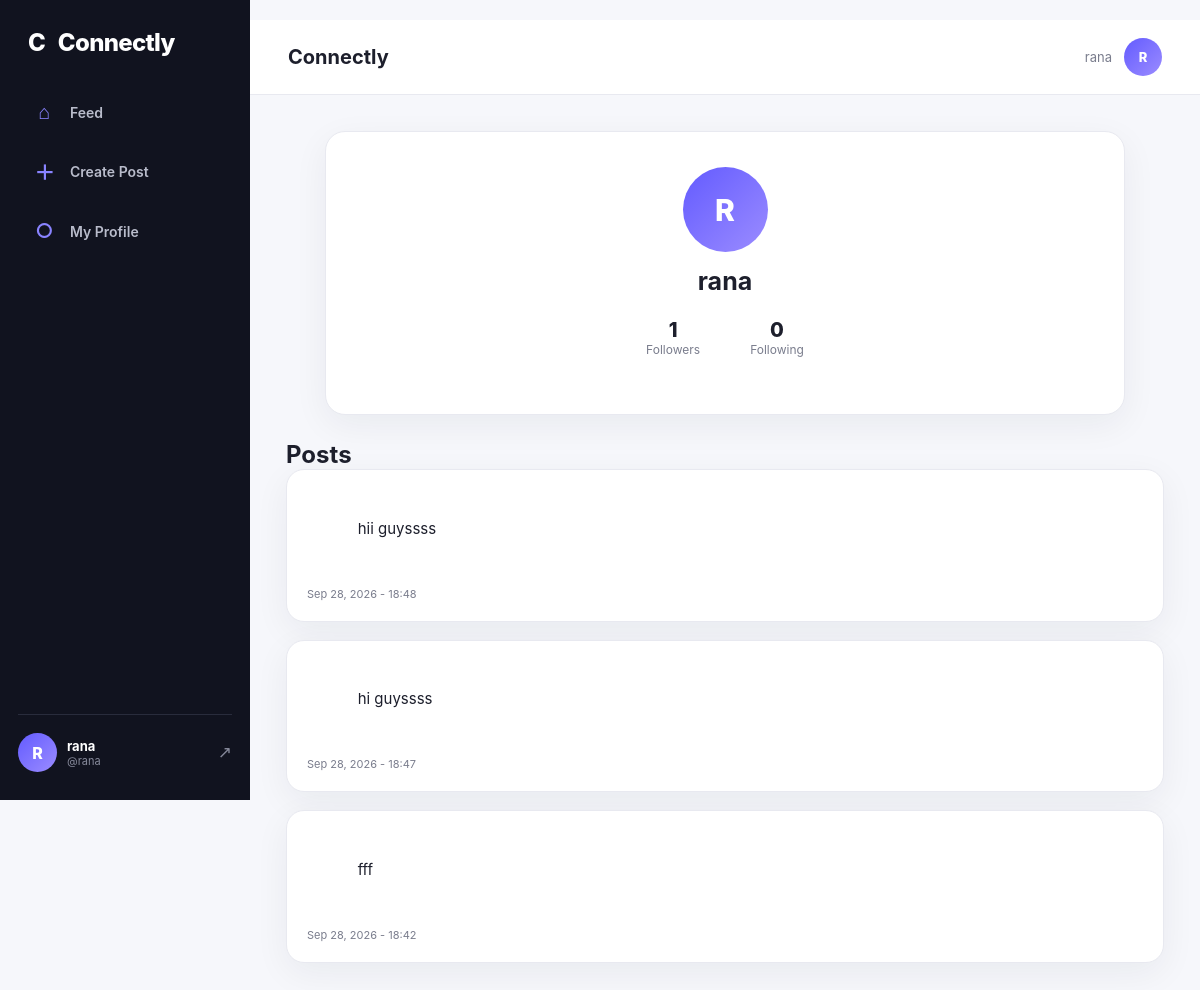
/profile/ (signed in), run on the app's committed database.
### posts/models.py (models this page shows, shortened)
class Post(models.Model):
    user = models.ForeignKey(
        User,
        on_delete=models.CASCADE
    )
    content = models.TextField()
    created_at = models.DateTimeField(
        auto_now_add=True
    )

### accounts/views.py (the view)
@login_required
def profile(request, username=None):
    if username:
        profile_user = get_object_or_404(
            User,
            username=username
        )
    else:
        profile_user = request.user
    posts = Post.objects.filter(
        user=profile_user
    ).order_by("-created_at")
    followers_count = Follow.objects.filter(
        following=profile_user
    ).count()
    following_count = Follow.objects.filter(
        follower=profile_user
    ).count()
    is_own_profile = (
        request.user == profile_user
    )
    is_following = False
    if not is_own_profile:
        is_following = Follow.objects.filter(
            follower=request.user,
            following=profile_user
        ).exists()
    return render(
        request,
        "accounts/profile.html",
        {
            "profile_user": profile_user,
            "posts": posts,
            "followers_count": followers_count,
            "following_count": following_count,
            "is_own_profile": is_own_profile,
            "is_following": is_following,
        }
    )

### accounts/templates/accounts/profile.html (shortened to what this page needs)
﻿{% extends "base.html" %}
{% block content %}
<section class="profile-card">
    <div class="profile-avatar">
        {{ profile_user.username|first|upper }}
    </div>
    <h1 class="profile-name">
        {{ profile_user.username }}
    </h1>
    <div class="profile-stats">
        <div>
            <span class="stat-number">
                {{ followers_count }}
            </span>
            <span class="stat-label">
                Followers
            </span>
        </div>
        <div>
            <span class="stat-number">
                {{ following_count }}
            </span>
            <span class="stat-label">
                Following
            </span>
        </div>
    </div>
</section>
<div class="page-header">
    <h2>Posts</h2>
</div>
{% for post in posts %}
    <article class="post-card">
        <div class="post-content">
            {{ post.content }}
        </div>
        <span class="post-date">
            {{ post.created_at|date:"M d, Y - H:i" }}
        </span>
    </article>
{% empty %}
    <div class="empty-state">
        <p>No posts yet.</p>
    </div>
{% endfor %}
{% endblock %}

### templates/base.html (shortened to what this page needs)
﻿{% load static %}
<!DOCTYPE html>
<html lang="en">
<head>
    <link
        rel="stylesheet"
        href="{% static 'css/style.css' %}"
    >
</head>
<body>
<div class="app-layout">
    {% if user.is_authenticated %}
    <aside class="sidebar">
        <div>
            <a
                href="{% url 'feed' %}"
                class="logo"
            >
                C
                <span>Connectly</span>
            </a>
            <nav class="sidebar-nav">
                <a href="{% url 'feed' %}">
                    <span class="nav-icon">⌂</span>
                    Feed
                </a>
                <a href="{% url 'create_post' %}">
                    <span class="nav-icon">＋</span>
                    Create Post
                </a>
                <a href="{% url 'profile' %}">
                    <span class="nav-icon">○</span>
                    My Profile
                </a>
            </nav>
        </div>
        <div class="sidebar-user">
            <div class="mini-avatar">
                {{ user.username|first|upper }}
            </div>
            <div class="sidebar-user-info">
                <strong>
                    {{ user.username }}
                </strong>
                <span>
                    @{{ user.username }}
                </span>
            </div>
            <form
                method="POST"
                action="{% url 'logout' %}"
            >
                <button
                    type="submit"
                    class="logout-icon"
                    title="Logout"
                >
                    ↗
                </button>
            </form>
        </div>
    </aside>
    {% endif %}
    <div class="main-area">
        {% if user.is_authenticated %}
        <header class="topbar">
            <h2>
                {% block page_heading %}
                Connectly
                {% endblock %}
            </h2>
            <div class="topbar-profile">
                <span>
                    {{ user.username }}
                </span>
                <a
                    href="{% url 'profile' %}"
                    class="top-avatar"
                >
                    {{ user.username|first|upper }}
                </a>
            </div>
        </header>
        {% endif %}
        <main class="page-content">
            {% block content %}
            {% endblock %}
        </main>
    </div>
</div>
</body>
</html>

### accounts/static/css/style.css (style rules this page uses)
* { margin: 0; padding: 0; box-sizing: border-box; }
:root { --primary: #635bff; --primary-hover: #5148e5; --primary-soft: #efefff; --sidebar: #11131f; --sidebar-hover: #202334; --background: #f6f7fb; --surface: #ffffff; --text: #1d1f2c; --muted: #7a7d8d; --border: #e8e9f0; --danger: #ef4444; --shadow: 0 10px 35px rgba(24, 27, 45, 0.06); }
body { font-family: Inter, -apple-system, BlinkMacSystemFont, "Segoe UI", sans-serif; background: var(--background); color: var(--text); min-height: 100vh; }
.app-layout { display: flex; min-height: 100vh; }
.sidebar { width: 250px; min-height: 100vh; background: var(--sidebar); padding: 28px 18px; position: fixed; left: 0; top: 0; display: flex; flex-direction: column; justify-content: space-between; color: white; }
.logo { display: flex; align-items: center; gap: 12px; color: white; text-decoration: none; font-size: 24px; font-weight: 800; padding: 0 10px 30px; }
.logo:first-letter { color: var(--primary); }
.logo span { letter-spacing: -0.7px; }
.sidebar-nav { display: flex; flex-direction: column; gap: 7px; }
.sidebar-nav a { display: flex; align-items: center; gap: 13px; padding: 13px 14px; color: #b9bccb; border-radius: 12px; text-decoration: none; font-size: 14px; font-weight: 600; transition: 0.2s; }
.nav-icon { width: 25px; font-size: 20px; color: #8983ff; text-align: center; }
.sidebar-user { border-top: 1px solid #292c3c; padding-top: 18px; display: flex; align-items: center; gap: 10px; }
.mini-avatar, .top-avatar, .avatar, .profile-avatar { background: linear-gradient( 135deg, #635bff, #9b8cff ); color: white; display: flex; justify-content: center; align-items: center; font-weight: 800; border-radius: 50%; }
.mini-avatar { width: 39px; height: 39px; }
.sidebar-user-info { flex: 1; display: flex; flex-direction: column; }
.sidebar-user-info strong { font-size: 13px; }
.sidebar-user-info span { font-size: 11px; color: #86899a; }
.logout-icon { border: none; background: transparent; color: #858899; font-size: 17px; cursor: pointer; }
.main-area { margin-left: 250px; width: calc(100% - 250px); }
.topbar { height: 75px; background: rgba(255, 255, 255, 0.92); border-bottom: 1px solid var(--border); position: sticky; top: 0; z-index: 20; display: flex; align-items: center; justify-content: space-between; padding: 0 38px; backdrop-filter: blur(12px); }
.topbar h2 { font-size: 20px; font-weight: 750; }
.topbar-profile { display: flex; align-items: center; gap: 12px; color: var(--muted); font-size: 13px; }
.top-avatar { width: 38px; height: 38px; text-decoration: none; }
.page-content { width: 100%; max-width: 1200px; margin: auto; padding: 36px; }
.post-card { background: var(--surface); border: 1px solid var(--border); border-radius: 18px; padding: 20px; margin-bottom: 18px; box-shadow: var(--shadow); }
.post-date { display: block; color: var(--muted); font-size: 11px; margin-top: 3px; }
.post-content { font-size: 15px; line-height: 1.7; margin-bottom: 20px; white-space: pre-wrap; }
.profile-card { max-width: 800px; margin: 0 auto 25px; padding: 35px; background: white; border: 1px solid var(--border); border-radius: 20px; text-align: center; box-shadow: var(--shadow); }
.profile-avatar { width: 85px; height: 85px; margin: 0 auto 14px; font-size: 30px; }
.profile-name { font-size: 25px; margin-bottom: 18px; }
.profile-stats { display: flex; justify-content: center; gap: 50px; margin: 22px 0; }
.stat-number { display: block; font-size: 20px; font-weight: 800; }
.stat-label { font-size: 12px; color: var(--muted); }

### data on the page
Post: content "hii guyssss", created_at "Sep 28, 2026 - 18:48"
Post: content "hi guyssss", created_at "Sep 28, 2026 - 18:47"
Post: content "fff", created_at "Sep 28, 2026 - 18:42"

### other printed values
{{ user.username|first|upper }} "R"
{{ user.username }} "rana"
{{ profile_user.username|first|upper }} "R"
{{ profile_user.username }} "rana"
{{ followers_count }} "1"
{{ following_count }} "0"
